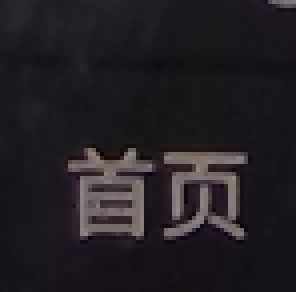
#> input picture poc/templates/douyin_home.png, 74 x 73 px (shown 4 times larger)
$ python -i observation_images.py   (imports and definitions only)
#> lines starting #> are read from the running program, lines starting #| are printed output that depends on the picture
#> further down, picture is the input picture: PIL image 74x73 RGB; mean R, G, B 34.6, 31.1, 35.2
from __future__ import annotations

import os
from dataclasses import dataclass
from typing import Iterable

from PIL import Image, ImageChops, ImageFilter, ImageStat


@dataclass(frozen=True)
class LocalFrameStability:
    stable: bool
    mean_delta: float
    max_delta: float
    frame_count: int
    threshold: float
    reason: str

    # [9 lines left out: function to_dict, not called in this run]


@dataclass(frozen=True)
class VisualObstruction:
    """A locally detected opaque region that can invalidate visual evidence."""

    kind: str
    bounds: tuple[int, int, int, int]
    reason: str

    # [202 lines left out: functions to_dict, _ratio_bounds, detect_top_edge_opaque_bands, _bounds_iou, consensus_top_edge_obstructions, not called in this run]


def _static_band_sheet(image: Image.Image) -> Image.Image:
    """Use UI-heavy outer bands; avoid most moving video content."""

    gray = image.convert("L").resize((96, 160), Image.Resampling.BILINEAR)
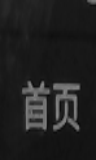
#> gray: PIL image 96x160 L; min 6, max 138, mean 32.7
    top = gray.crop((0, 0, 96, 26))
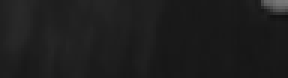
#> top: PIL image 96x26 L (shown 3 times larger); min 16, max 121, mean 29.5
    bottom = gray.crop((0, 130, 96, 160))
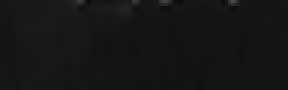
#> bottom: PIL image 96x30 L (shown 3 times larger); min 10, max 76, mean 21.1
    left = gray.crop((0, 26, 14, 130)).resize((20, 104))
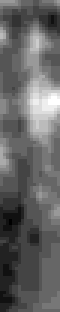
#> left: PIL image 20x104 L (shown 3 times larger); min 19, max 34, mean 24.9; drawn with min black and max white
    right = gray.crop((76, 26, 96, 130)).resize((20, 104))
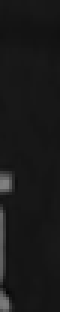
#> right: PIL image 20x104 L (shown 3 times larger); min 6, max 129, mean 25.1
    sheet = Image.new("L", (136, 104), 0)
#> sheet: PIL image 136x104 L; every value is 0
    sheet.paste(top.resize((96, 26)), (20, 0))
    sheet.paste(bottom.resize((96, 30)), (20, 74))
    sheet.paste(left, (0, 0))
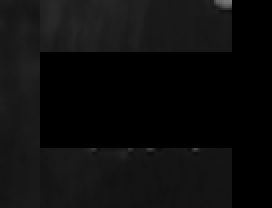
#> sheet: PIL image 136x104 L (shown 2 times larger); min 0, max 121, mean 13.1
    sheet.paste(right, (116, 0))
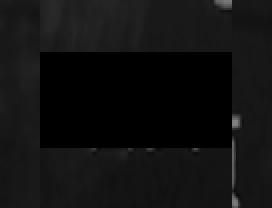
#> sheet: PIL image 136x104 L (shown 2 times larger); min 0, max 129, mean 16.8
    return sheet


# [120 lines left out: functions measure_local_stability, measure_static_band_identity_delta, measure_frame_sharpness, not called in this run]

>>> from PIL import Image
>>> picture = Image.open('templates/douyin_home.png')
>>> result = _static_band_sheet(picture)
